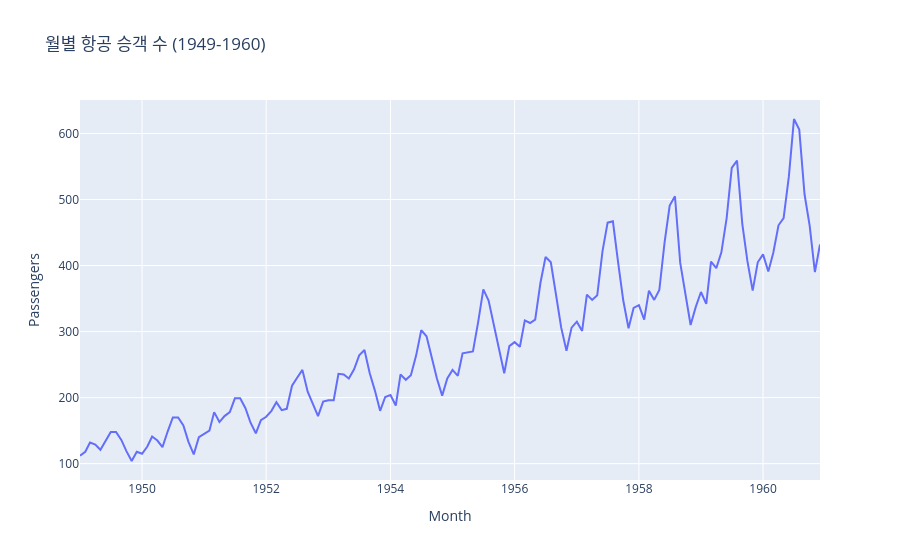
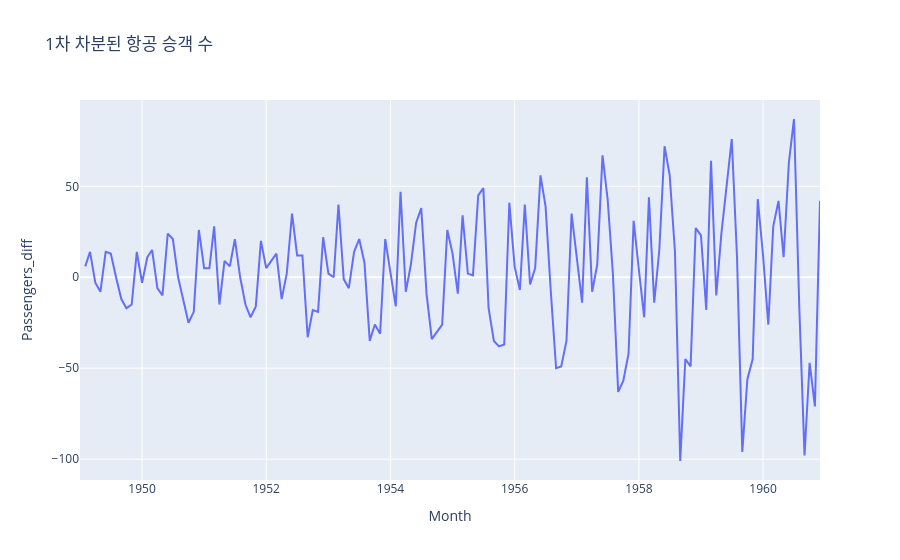

These figures' notebook cell, in order:
### Markdown cell above
## 1\. 시계열 데이터의 이해와 정상성 (Understanding Time Series & Stationarity)

### 💡 개념 (Concept)

\*\*시계열 데이터(Time Series Data)\*\*란 일정 시간 간격으로 측정된 데이터의 순차적인 집합을 의미합니다. 주식 가격, 월별 강수량, 일일 웹사이트 방문자 수 등이 모두 시계열 데이터의 예입니다.

시계열 분석의 핵심 목표는 데이터에 숨겨진 패턴을 발견하고 이를 바탕으로 미래 값을 예측하는 것입니다. 대부분의 시계열 예측 모델은 데이터가 \*\*정상성(Stationarity)\*\*을 갖는다고 가정합니다.

**정상성이란?**
시간이 흘러도 데이터의 통계적 특성(평균, 분산 등)이 변하지 않는 상태를 의미합니다. 즉, 시계열 데이터의 분포가 시간에 따라 일정해야 합니다.

  * **왜 정상성이 중요한가?**: 데이터의 패턴이 시간과 관계없이 일정해야 과거의 패턴을 기반으로 미래를 안정적으로 예측할 수 있기 때문입니다.
  * **비정상 데이터**: 주가처럼 지속적으로 상승하는 추세(Trend)가 있거나, 아이스크림 판매량처럼 계절에 따라 주기적으로 변동하는 계절성(Seasonality)이 있는 데이터는 비정상 시계열입니다.

**정상성 확인 방법: ADF 검정 (Augmented Dickey-Fuller Test)**
ADF 검정은 시계열 데이터의 정상성을 통계적으로 확인하는 대표적인 방법입니다. 가설은 다음과 같습니다.

  * **귀무가설(Null Hypothesis)**: 데이터에 단위근(unit root)이 존재한다. (즉, 비정상 시계열이다)
  * **대립가설(Alternative Hypothesis)**: 데이터가 정상성을 만족한다.

검정 결과로 나오는 **p-value**가 특정 유의수준(보통 0.05)보다 작으면 귀무가설을 기각하고, 데이터가 정상성을 갖는다고 판단할 수 있습니다.

**비정상 데이터를 정상 데이터로 변환하기: 차분 (Differencing)**
대부분의 비정상 시계열은 **차분**을 통해 정상성을 만족하는 데이터로 변환할 수 있습니다. 차분은 현재 시점의 데이터에서 바로 이전 시점의 데이터를 빼주는 간단한 과정입니다. 이를 통해 데이터의 추세를 제거하는 효과를 얻을 수 있습니다.

$$Y'_t = Y_t - Y_{t-1}$$

### 💻 예시 코드 (Example Code)

항공 승객 수 데이터를 활용하여 시계열 데이터의 특징을 시각화하고, ADF 검정과 차분을 실습해 보겠습니다.

### Code cell
import pandas as pd
import plotly.express as px
from statsmodels.tsa.stattools import adfuller

# 1. 데이터 로드 및 시각화
# 웹에서 바로 데이터를 불러옵니다.
url = 'https://raw.githubusercontent.com/jbrownlee/Datasets/master/airline-passengers.csv'
df = pd.read_csv(url, index_col='Month', parse_dates=True)
df.columns = ['Passengers']

# 시계열 데이터 플롯
fig = px.line(df, x=df.index, y='Passengers', title='월별 항공 승객 수 (1949-1960)')
fig.show()

# 2. ADF 검정 함수 정의 및 정상성 확인
def adf_test(series, name=''):
    """주어진 시계열에 대해 ADF 검정을 수행하고 결과를 출력합니다."""
    print(f'>>> {name} ADF Test <<<')
    result = adfuller(series.dropna()) # NaN 값을 제외하고 검정 수행
    labels = ['ADF Test Statistic', 'p-value', '#Lags Used', 'Number of Observations Used']
    for value, label in zip(result, labels):
        print(label + ' : ' + str(value))

    if result[1] <= 0.05:
        print("=> p-value가 0.05보다 작으므로, 귀무가설을 기각합니다. 데이터는 정상성을 만족합니다.\n")
    else:
        print("=> p-value가 0.05보다 크므로, 귀무가설을 기각할 수 없습니다. 데이터는 비정상 시계열입니다.\n")

# 원본 데이터에 대한 ADF 검정
adf_test(df['Passengers'], name='Original')

# 3. 1차 차분을 통한 정상성 확보
df['Passengers_diff'] = df['Passengers'].diff()

# 1차 차분 데이터 플롯
fig_diff = px.line(df, x=df.index, y='Passengers_diff', title='1차 차분된 항공 승객 수')
fig_diff.show()

# 1차 차분 데이터에 대한 ADF 검정
adf_test(df['Passengers_diff'], name='1st Differenced')

### Figure 1 — Plotly figure (JSON) as saved in the notebook; plotly's stock layout.template omitted (floating-point values rounded to 4 significant figures; data arrays with more than 128 entries replaced by an {"elided": "..."} marker saying what was removed)
{"data": [{"hovertemplate": "Month=%{x}<br>Passengers=%{y}<extra></extra>", "legendgroup": "", "line": {"color": "#636efa", "dash": "solid"}, "marker": {"symbol": "circle"}, "mode": "lines", "name": "", "orientation": "v", "showlegend": false, "type": "scatter", "x": {"elided": "144 str values"}, "xaxis": "x", "y": {"elided": "144 int values"}, "yaxis": "y"}], "layout": {"legend": {"tracegroupgap": 0}, "title": {"text": "월별 항공 승객 수 (1949-1960)"}, "xaxis": {"anchor": "y", "domain": [0, 1], "title": {"text": "Month"}}, "yaxis": {"anchor": "x", "domain": [0, 1], "title": {"text": "Passengers"}}}}

### Figure 2 — Plotly figure (JSON) as saved in the notebook; plotly's stock layout.template omitted (floating-point values rounded to 4 significant figures; data arrays with more than 128 entries replaced by an {"elided": "..."} marker saying what was removed)
{"data": [{"hovertemplate": "Month=%{x}<br>Passengers_diff=%{y}<extra></extra>", "legendgroup": "", "line": {"color": "#636efa", "dash": "solid"}, "marker": {"symbol": "circle"}, "mode": "lines", "name": "", "orientation": "v", "showlegend": false, "type": "scatter", "x": {"elided": "144 str values"}, "xaxis": "x", "y": {"elided": "144 int values"}, "yaxis": "y"}], "layout": {"legend": {"tracegroupgap": 0}, "title": {"text": "1차 차분된 항공 승객 수"}, "xaxis": {"anchor": "y", "domain": [0, 1], "title": {"text": "Month"}}, "yaxis": {"anchor": "x", "domain": [0, 1], "title": {"text": "Passengers_diff"}}}}
